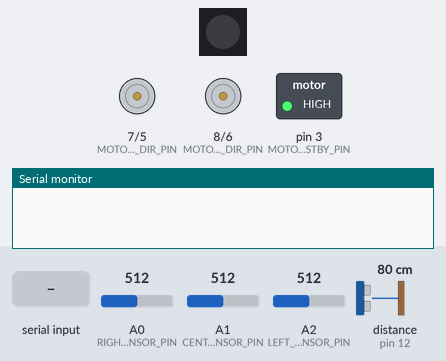
Recording of a sketch running on a simulated Arduino Uno, built with avr-gcc and run on an emulated ATmega328P. Shown: 1 RGB LEDs in strip order, left to right, direction and speed pins drawn as motors (green arrow = direction pin HIGH = forward, orange = LOW = backward, longer = more drive, stopped while the standby pin is LOW), switched loads named in the sketch (green lamp = pin HIGH), the last lines printed to the serial monitor. The inputs (shaded band) are chosen by the test bench; at power-on: A0 (RIGHT_SENSOR_PIN) = 512, distance to the obstacle (sensor on pin 12) 80 cm, A1 (CENTER_SENSOR_PIN) = 512, A2 (LEFT_SENSOR_PIN) = 512. The echo pulse lasts 58.3 µs per cm; dim RGB values are drawn brighter than linear; pins used as bus, display or sensor lines are not drawn.

Above: at 0.8 s.
0.9 s: "}" received over Serial
At 2.1 s:
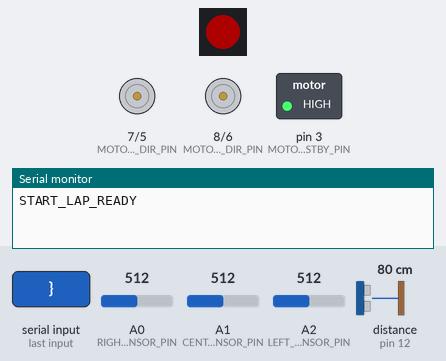
2.4 s: A0 (RIGHT_SENSOR_PIN) set to 891
3.9 s: A0 (RIGHT_SENSOR_PIN) set to 910
At 5.1 s:
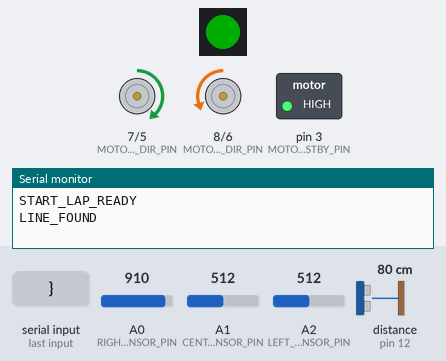
5.4 s: distance to the obstacle (sensor on pin 12) set to 11 cm
6.9 s: distance to the obstacle (sensor on pin 12) set to 8 cm
At 7.3 s:
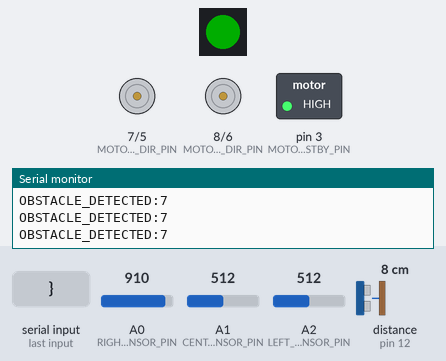
8.4 s: A0 (RIGHT_SENSOR_PIN) set to 890
At 9.0 s:
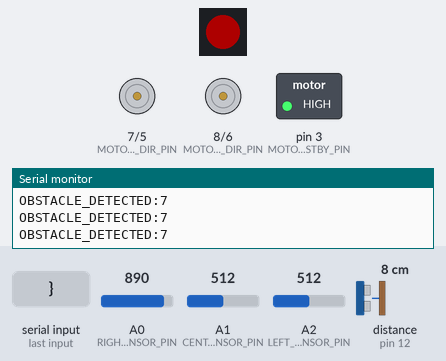
Timing chart, 0 to 10.9 s (numbered marks = the images above; inputs shaded):
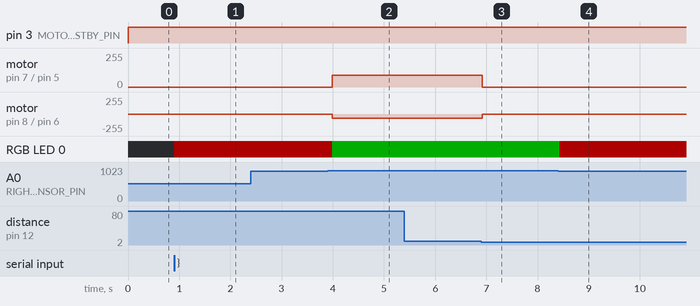

The sketch:

arduino.ino
```cpp
/*|----------------------------------------------------------|*/
/*|Smart car movements with FreeRTOS                         |*/
/*|----------------------------------------------------------|*/

#include <Arduino_FreeRTOS.h>
#include <FastLED.h>

#define TRIG_PIN 13
#define ECHO_PIN 12
#define LEFT_SENSOR_PIN A2
#define CENTER_SENSOR_PIN A1
#define RIGHT_SENSOR_PIN A0
#define PIN_RBGLED 4
#define NUM_LEDS 1
#define LED_BRIGHTNESS 50
#define MOTOR_STBY_PIN 3
#define MOTOR_A_DIR_PIN 7
#define MOTOR_A_SPEED_PIN 5
#define MOTOR_B_DIR_PIN 8
#define MOTOR_B_SPEED_PIN 6

CRGB leds[NUM_LEDS];

// Constants
const int baseSpeed = 90;
const int turnSpeed = 60;
const int lineThresholdMin = 600;
const int lineThresholdMax = 900;
const int stopDistanceCm = 8;

// Shared variables (volatile for thread safety)
volatile int leftSensor, centerSensor, rightSensor;
volatile bool lineDetected = false;
volatile bool obstacleDetected = false;
volatile bool canStart = false;
volatile bool lapStartSent = false;
volatile long obstacleDistance;
volatile bool previousLineState = false;

// Event flags
volatile bool eventLineLost = false;
volatile bool eventLineFound = false;
volatile bool eventObstacle = false;
volatile int obstacleEventDistance = 0;
volatile bool eventStartLapReady = false;

uint32_t Color(uint8_t r, uint8_t g, uint8_t b) {
    return (((uint32_t)r << 16) | ((uint32_t)g << 8) | b);
}

void readSensors() {
    leftSensor = analogRead(LEFT_SENSOR_PIN);
    centerSensor = analogRead(CENTER_SENSOR_PIN);
    rightSensor = analogRead(RIGHT_SENSOR_PIN);

    bool currentLineState = (leftSensor > lineThresholdMax) ||
                           (centerSensor > lineThresholdMax) ||
                           (rightSensor > lineThresholdMax);

    if (currentLineState) {
        FastLED.showColor(Color(0, 255, 0));
    } else {
        FastLED.showColor(Color(255, 0, 0));
    }

    // Detect line state changes
    if (previousLineState && !currentLineState) {
        eventLineLost = true;
    } else if (!previousLineState && currentLineState) {
        eventLineFound = true;
    }

    lineDetected = currentLineState;
    previousLineState = currentLineState;
}

void followLine() {
    int left = leftSensor;
    int center = centerSensor;
    int right = rightSensor;

    // Center sensor detects line - go straight
    if (center > lineThresholdMax) {
        moveForward(baseSpeed);
    }
    // Left sensor detects line - turn left
    else if (left > lineThresholdMax) {
        turnLeft(turnSpeed);
    }
    // Right sensor detects line - turn right
    else if (right > lineThresholdMax) {
        turnRight(turnSpeed);
    }
    // Multiple sensors detect line - go straight at reduced speed
    else if (center > lineThresholdMin && (left > lineThresholdMin || right > lineThresholdMin)) {
        moveForward(baseSpeed - 20);
    }
    // No clear line detected - stop
    else {
        stopMotors();
    }
}

void moveForward(int speed) {
    digitalWrite(MOTOR_A_DIR_PIN, HIGH);
    analogWrite(MOTOR_A_SPEED_PIN, speed);
    digitalWrite(MOTOR_B_DIR_PIN, HIGH);
    analogWrite(MOTOR_B_SPEED_PIN, speed);
}

void turnLeft(int speed) {
    digitalWrite(MOTOR_A_DIR_PIN, LOW);
    analogWrite(MOTOR_A_SPEED_PIN, speed);
    digitalWrite(MOTOR_B_DIR_PIN, HIGH);
    analogWrite(MOTOR_B_SPEED_PIN, baseSpeed);
}

void turnRight(int speed) {
    digitalWrite(MOTOR_A_DIR_PIN, HIGH);
    analogWrite(MOTOR_A_SPEED_PIN, baseSpeed);
    digitalWrite(MOTOR_B_DIR_PIN, LOW);
    analogWrite(MOTOR_B_SPEED_PIN, speed);
}

void stopMotors() {
    analogWrite(MOTOR_A_SPEED_PIN, 0);
    analogWrite(MOTOR_B_SPEED_PIN, 0);
}

long getDistance() {
    digitalWrite(TRIG_PIN, LOW);
    delayMicroseconds(2);
    digitalWrite(TRIG_PIN, HIGH);
    delayMicroseconds(10);
    digitalWrite(TRIG_PIN, LOW);

    long duration = pulseIn(ECHO_PIN, HIGH, 50000);
    long distance = duration * 0.034 / 2;

    return distance;
}

// Task: Read sensors periodically
void TaskReadSensors(void *pvParameters) {
    (void) pvParameters;

    for (;;) {
        if (canStart) {
            readSensors();
        }
        vTaskDelay(pdMS_TO_TICKS(100));
    }
}

// Task: Read distance sensor
void TaskReadDistance(void *pvParameters) {
    (void) pvParameters;

    for (;;) {
        if (canStart) {
            obstacleDistance = getDistance();

            if (obstacleDistance > 0 && obstacleDistance <= stopDistanceCm) {
                eventObstacle = true;
                obstacleEventDistance = obstacleDistance;
                obstacleDetected = true;
            }
        }
        vTaskDelay(pdMS_TO_TICKS(50));
    }
}

// Task: Control motors (line following)
void TaskMotorControl(void *pvParameters) {
    (void) pvParameters;

    for (;;) {
        if (canStart && !obstacleDetected) {
            if (obstacleDistance > stopDistanceCm || obstacleDistance == 0) {
                followLine();
            } else {
                stopMotors();
            }
        } else if (obstacleDetected) {
            stopMotors();
        }
        vTaskDelay(pdMS_TO_TICKS(20));
    }
}

// Task: Handle serial communication and events
void TaskSerialComm(void *pvParameters) {
    (void) pvParameters;

    for (;;) {
        // Check for events
        if (eventLineLost) {
            Serial.println("LINE_LOST");
            eventLineLost = false;
        }

        if (eventLineFound) {
            Serial.println("LINE_FOUND");
            eventLineFound = false;
        }

        if (eventObstacle) {
            Serial.print("OBSTACLE_DETECTED:");
            Serial.println(obstacleEventDistance);
            eventObstacle = false;
        }

        if (eventStartLapReady) {
            Serial.println("START_LAP_READY");
            eventStartLapReady = false;
        }

        // Send START_LAP_READY once
        if (canStart && !lapStartSent) {
            eventStartLapReady = true;
            lapStartSent = true;
        }

        vTaskDelay(pdMS_TO_TICKS(50));
    }
}

// Task: Wait for ESP32 ready signal
void TaskWaitReady(void *pvParameters) {
    (void) pvParameters;

    String sendBuff;
    while(!canStart) {
        if (Serial.available()) {
            char c = Serial.read();
            sendBuff += c;

            if (c == '}') {
                canStart = true;
                sendBuff = "";
            }
        }
        vTaskDelay(pdMS_TO_TICKS(10));
    }

    // Task deletes itself after completion
    vTaskDelete(NULL);
}

void setup() {
    Serial.begin(9600);

    FastLED.addLeds<NEOPIXEL, PIN_RBGLED>(leds, NUM_LEDS);
    FastLED.setBrightness(LED_BRIGHTNESS);

    pinMode(MOTOR_STBY_PIN, OUTPUT);
    pinMode(MOTOR_A_DIR_PIN, OUTPUT);
    pinMode(MOTOR_A_SPEED_PIN, OUTPUT);
    pinMode(MOTOR_B_DIR_PIN, OUTPUT);
    pinMode(MOTOR_B_SPEED_PIN, OUTPUT);
    pinMode(TRIG_PIN, OUTPUT);
    pinMode(ECHO_PIN, INPUT);

    digitalWrite(MOTOR_STBY_PIN, HIGH);

    // Create tasks
    xTaskCreate(TaskWaitReady, "WaitReady", 128, NULL, 3, NULL);
    xTaskCreate(TaskReadSensors, "ReadSensors", 128, NULL, 2, NULL);
    xTaskCreate(TaskReadDistance, "ReadDistance", 128, NULL, 2, NULL);
    xTaskCreate(TaskMotorControl, "MotorControl", 128, NULL, 2, NULL);
    xTaskCreate(TaskSerialComm, "SerialComm", 256, NULL, 1, NULL);

    // Start scheduler
    vTaskStartScheduler();
}

void loop() {
    // Empty - FreeRTOS tasks handle everything
}
```

Measured:
- the behaviour switches between 900 and 901 on A0 (RIGHT_SENSOR_PIN) (found by bisection; images 1 and 2)
- the behaviour switches between 10 and 9 cm on distance to the obstacle (sensor on pin 12) (found by bisection; images 2 and 3)
- after the input at 0.9 s, RGB LED 0: off → RGB(50, 0, 0) at once
- after the input at 2.4 s, every drawn part: stays the same
- after the input at 3.9 s, motor on pin 7 (MOTOR_A_DIR_PIN) / pin 5 (MOTOR_A_SPEED_PIN): stopped → forward 90/255 after 0.09 s; motor on pin 8 (MOTOR_B_DIR_PIN) / pin 6 (MOTOR_B_SPEED_PIN): stopped → backward 60/255 after 0.09 s; RGB LED 0: RGB(50, 0, 0) → RGB(0, 50, 0) after 0.09 s
- after the input at 5.4 s, every drawn part: stays the same
- after the input at 6.9 s, motor on pin 7 (MOTOR_A_DIR_PIN) / pin 5 (MOTOR_A_SPEED_PIN): forward 90/255 → stopped at once; motor on pin 8 (MOTOR_B_DIR_PIN) / pin 6 (MOTOR_B_SPEED_PIN): backward 60/255 → stopped at once
- after the input at 8.4 s, RGB LED 0: RGB(0, 50, 0) → RGB(50, 0, 0) at once
